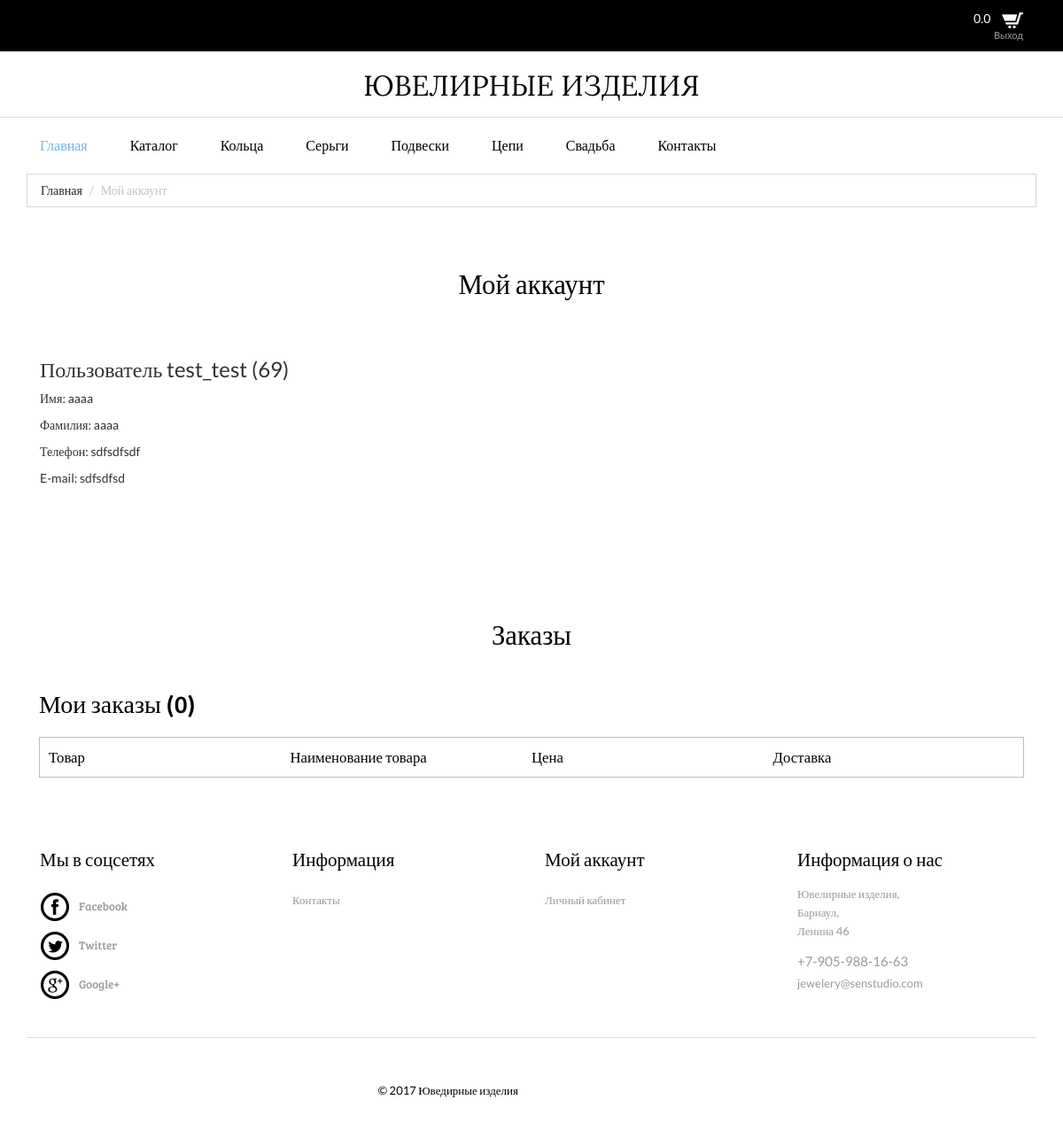
Page /account.php (signed in) on the committed database.
### tables this page shows
CREATE TABLE IF NOT EXISTS `user` (
  `user_id` int(11) NOT NULL AUTO_INCREMENT,
  `user_role` varchar(255) NOT NULL,
  `user_login` varchar(255) NOT NULL,
  `user_password` varchar(255) NOT NULL,
  `user_email` varchar(255) NOT NULL,
  `user_phone` varchar(30) NOT NULL,
  `user_name` varchar(255) NOT NULL,
  `user_surname` varchar(255) NOT NULL,
  PRIMARY KEY (`user_id`),
  UNIQUE KEY `user_login` (`user_login`),
  UNIQUE KEY `user_email` (`user_email`),
  UNIQUE KEY `user_phone` (`user_phone`),
  UNIQUE KEY `user_surname` (`user_surname`),
  KEY `user_fk0` (`user_role`),
  KEY `user_login_2` (`user_login`),
  FULLTEXT KEY `user_role` (`user_role`),
  FULLTEXT KEY `user_surname_2` (`user_surname`)
);

### account.php (the view, shortened to what this page needs)
<?php
	require('header.php');
    include ("bd.php");
	$user_id = $_SESSION['id'];
	$result = mysqli_query($db, "SELECT * FROM user WHERE user_id='$user_id'");
    $myrow = mysqli_fetch_array($result);
	$name = "";
	$surname = "";
	$login = "";
	$email = "";
	$phone = "";
    if (!empty($myrow['user_id']))
	{
		$name = $myrow['user_name'];
		$surname = $myrow['user_surname'];
		$login = $myrow['user_login'];
		$email = $myrow['user_email'];
		$phone = $myrow['user_phone'];
	}
?>
	<div class="breadcrumbs">
		<div class="container">
			<div class="breadcrumbs-main">
				<ol class="breadcrumb">
					<li><a href="index.php">Главная</a></li>
					<li class="active">Мой аккаунт</li>
				</ol>
			</div>
		</div>
	</div>
	<div class="account">
		<div class="container">
			<div class="account-top heading">
				<h2>Мой аккаунт</h2>
			</div>
			<div class="account-main">
				<div class="col-md-6 account-right">
					<h3>Пользователь <?php echo $login;?> (<?php echo $user_id;?>)</h3>
					<p>Имя: <?php echo $name;?></p>
					<p>Фамилия: <?php echo $surname;?></p>
					<p>Телефон: <?php echo $phone;?></p>
					<p>E-mail: <?php echo $email;?></p>
				</div>
				<div class="clearfix"></div>
			</div>
		</div>
	</div>
	<div class="ckeckout">
		<div class="container">
			<div class="ckeck-top heading">
				<h2>Заказы</h2>
			</div>
			<div class="ckeckout-top">
				<div class="cart-items">
					<h3>Мои заказы (<span class="order-items-count">0</span>)</h3>
					<div id="order-list" class="in-check" >
						<ul class="unit">
							<li><span>Товар</span></li>
							<li><span>Наименование товара</span></li>
							<li><span>Цена</span></li>
							<li><span>Доставка</span></li>
							<div class="clearfix"> </div>
						</ul>
					</div>
				</div>
			</div>
		</div>
	</div>
<?php
	require('footer.php');
?>

### css/style.css (style rules this page uses)
body { background:#fff; font-family: 'Lato-Regular'; }
body a { transition: 0.5s all; -webkit-transition: 0.5s all; -o-transition: 0.5s all; -moz-transition: 0.5s all; -ms-transition: 0.5s all; }
.breadcrumbs-main { border: 1px solid #D6D6D6; }
.breadcrumb { background: none; margin: 0; }
.breadcrumb > li { display: inline-block; }
.breadcrumb > .active { color: #C3C3C3; }
.breadcrumb li a { color: #242424; }
.account { padding:6em 0px; }
.account-top,.register-top { text-align:center; }
.account-main,.register-main { margin-top:4%; }
.ckeckout { padding:6em 0px; }
ul.unit { border: 1px solid #BCBBBB; padding: 10px 10px; }
ul.unit li { display: inline-block; width: 25%; float: left; }
ul.unit li span { display:inline-block; color:#000; font-size:1.2em; text-align:center; }
.in-check { margin-top: 2%; }
.cart-items { padding: 0 1em; }
.cart-items h3 { font-size: 2em; color: #000; margin: 0 0 0 0; font-family: 'BreeSerif-Regular'; }
.ckeck-top { text-align:center; margin-bottom:4%; }
ul { padding: 0; list-style: none; }
.heading h2 { font-size: 2.2em; margin: 0 0 0 0; color: #000; font-family: 'BreeSerif-Regular'; }
@media (max-width:1280px) { .contact,.pages,.account,.register,.ckeckout,.prdt { padding: 5em 0px; } }

### rows in the picture
user: user_login "test_test", user_name "aaaa", user_surname "aaaa", user_phone "sdfsdfsdf", user_email "sdfsdfsd"

### other values in the picture
$user_id "69"
